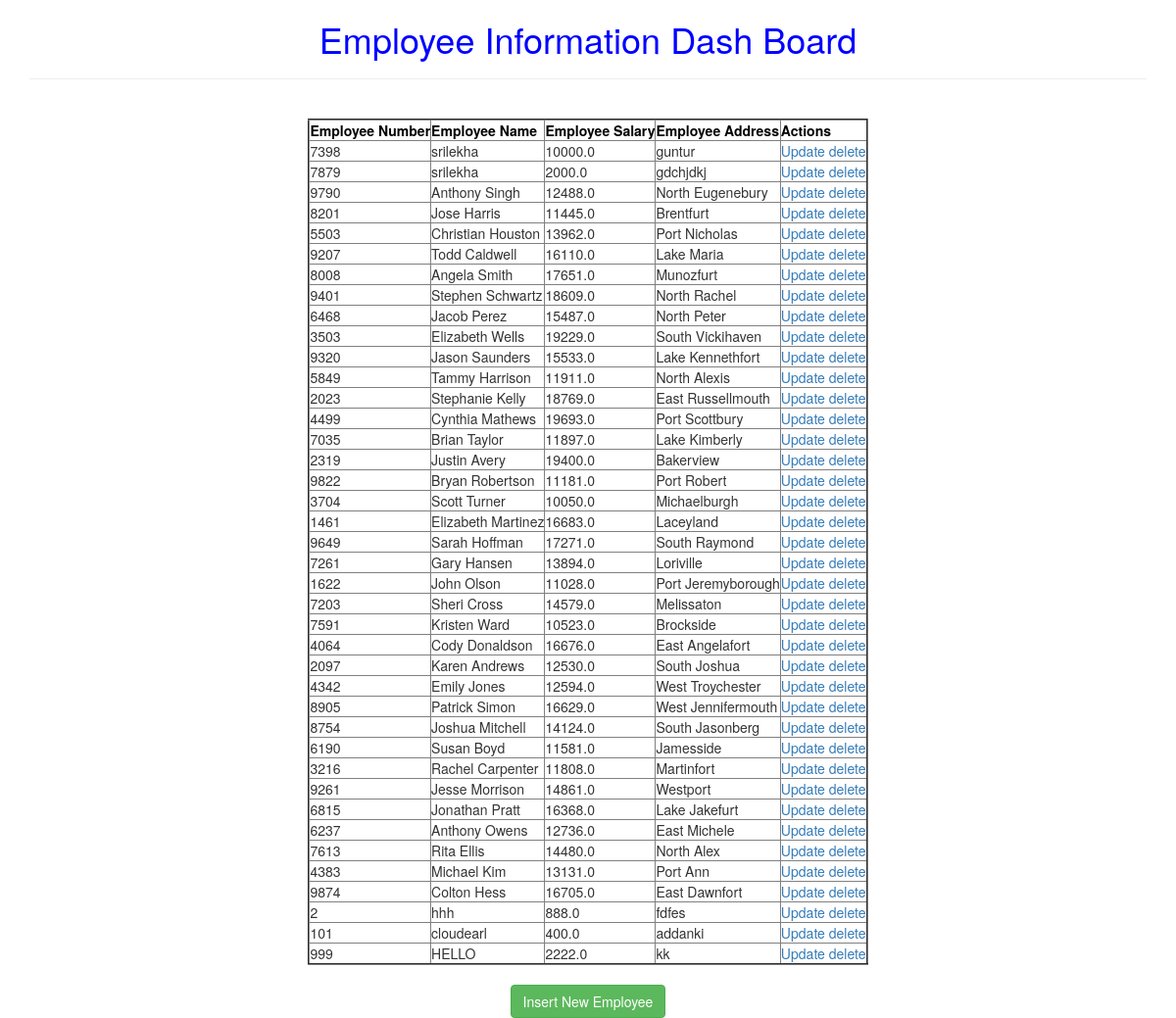
Before: / with the older database file.
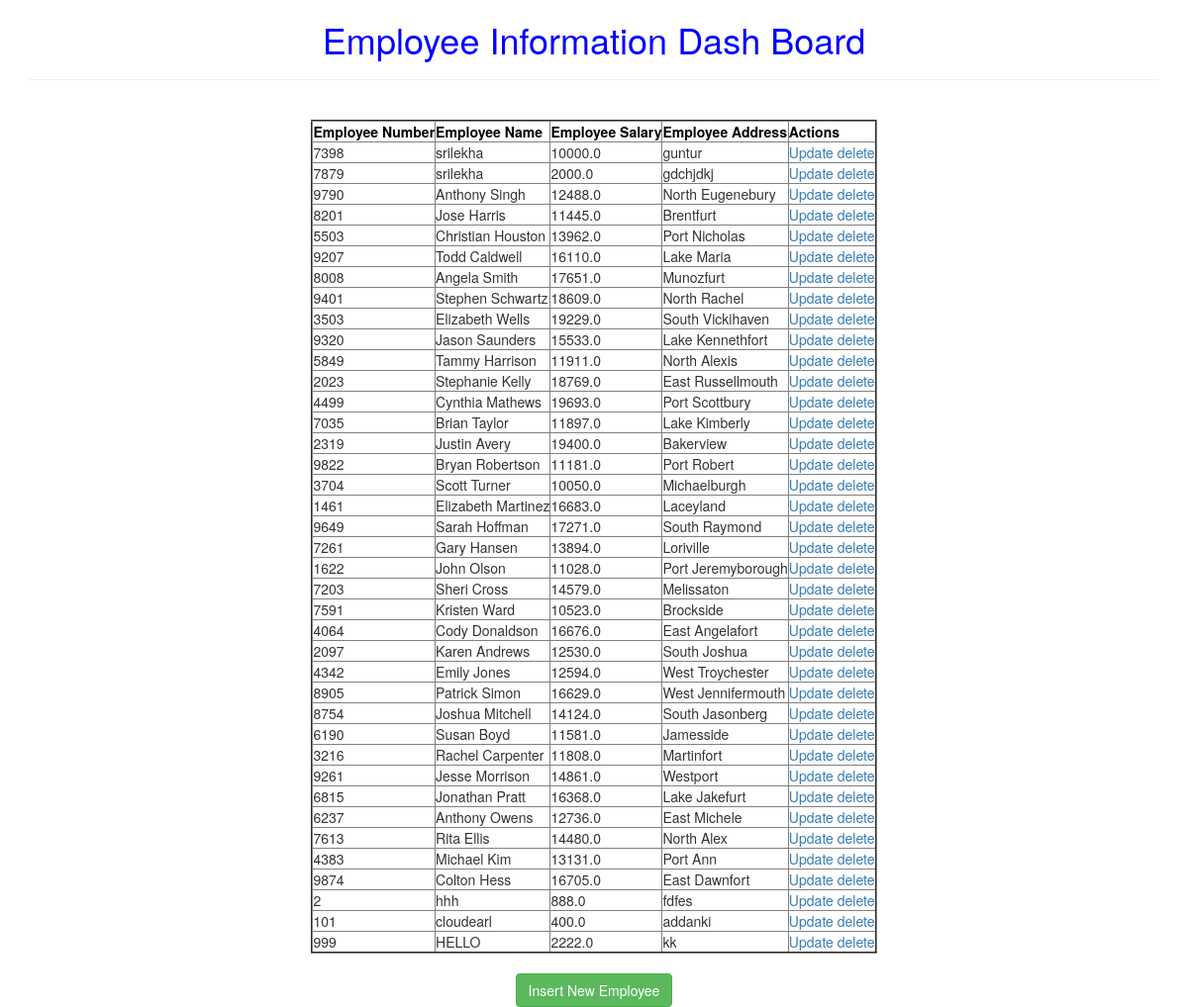
After: the same page with the newer database file.
### testapp/models.py (models this page shows)
class Employee(models.Model):
    eno=models.IntegerField()
    ename=models.CharField(max_length=64)
    esal=models.FloatField()
    eaddr=models.CharField(max_length=256)

### testapp/views.py (the view)
# urls.py: url(r'^$', views.show_view),
def show_view(request):
    employees=Employee.objects.all()
    return render(request,'testapp/index.html',{'employees':employees})

### templates/testapp/index.html
<!DOCTYPE html>
 {% extends 'testapp/base.html'%}
 {%block body_block%}
<h1 style='color:blue;'>Employee Information Dash Board</h1><hr>
 <table border='2'>
 <thead>
<th style='color:black;'>Employee Number</th>
 <th style='color:black;'>Employee Name</th>&nbsp
<th style='color:black;'>Employee Salary</th>
 <th style='color:black;'>Employee Address</th>
 <th style='color:black;'>Actions</th>
 </thead>
 {%for emp in employees %}
 <tr>
 <td >{{emp.eno}}</td>
 <td>{{emp.ename}}</td>
 <td>{{emp.esal}}</td>
<td>{{emp.eaddr}}</td>
<td>
<a href="/update/{{emp.id}}"> Update</a>
 <a href="/delete/{{emp.id}}">delete</a>
</td>
</tr>
{%endfor%}
</table><br>
<a href="/create"  class='btn btn-success btn-large' >Insert New Employee</a>
{%endblock%}

### templates/testapp/base.html (shortened to what this page needs)
<!DOCTYPE html>
<html lang="en" dir="ltr">
  <head>
    <link rel="stylesheet" href="https://stackpath.bootstrapcdn.com/bootstrap/3.4.1/css/bootstrap.min.css"
>
  </head>
  <body>
    <div class="container" align='center'>
 {%block body_block%}
 {%endblock%}
 </div>
  </body>
</html>

Changed rows visible on the page:
removed Employee: eno "6468", ename "Jacob Perez", esal "15487.0", eaddr "North Peter"
